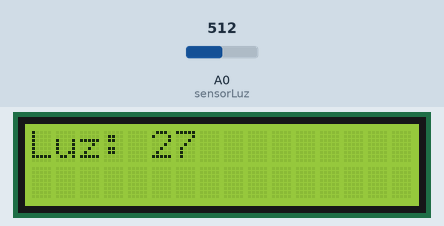
Bench run of a sketch on a simulated Arduino Uno, built with avr-gcc and run on an emulated ATmega328P. Parts: 16×2 character LCD. The inputs (shaded band) are chosen by the test bench; at power-on: A0 (sensorLuz) = 512. What the sketch prints to the serial monitor is not drawn.

Above: at 6.2 s.
6.3 s: A0 (sensorLuz) set to 716
At 7.2 s:
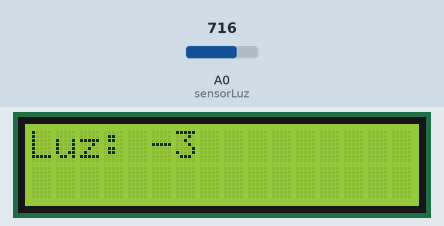
8.0 s: A0 (sensorLuz) set to 900
At 9.9 s:
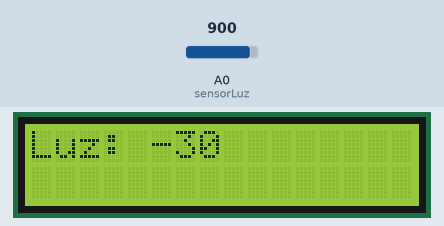
10.3 s: A0 (sensorLuz) set to 1023
At 12.7 s:
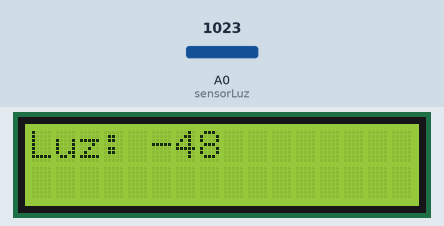
Timing chart, 0 to 14.2 s (numbered marks = the images above; inputs shaded):
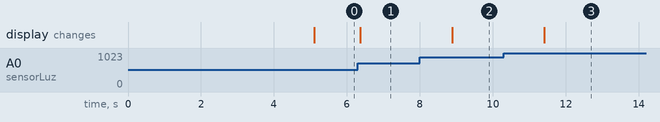

Measured:
- after the input at 6.3 s, the display: changes after 0.06 s (image 1)
- after the input at 8.0 s, the display: changes after 0.88 s (image 2)
- after the input at 10.3 s, the display: changes after 1.1 s (image 3)

The sketch:

LDR-TCC.ino
```cpp
#include <Wire.h>
#include <LiquidCrystal_I2C.h>
LiquidCrystal_I2C lcd(0x27, 16, 2);

const int sensorLuz = 0;  // Pino analógico que o sensor de luz está conectado.
int valorSensorLuz = 0;   // Usada para ler o valor do sensor de luz.

void setup() {
  Serial.begin(9600);  //Inicia a comunicaçao serial (para exibir os valores lidos)
  lcd.init();
  lcd.setBacklight(HIGH);
  lcd.print("Intensidade Luz");  // Imprime um texto
  lcd.setCursor(1, 1);
  lcd.print("Vitor Ferrari");
  delay(5000);  // 5 segundos de delay
}
void loop() {
  valorSensorLuz = analogRead(sensorLuz);
  valorSensorLuz = map(valorSensorLuz, 7, 690, 100, 0);
  lcd.clear();          // Limpa o display
  lcd.setCursor(0, 0);  //posiciona o cursor na coluna 0 linha 1 do LCD.
  lcd.print("Luz: ");   //Imprime a string no display do LCD.
  lcd.print(valorSensorLuz);
  delay(1000);

  Serial.println(valorSensorLuz);
  delay(250);
}
```
